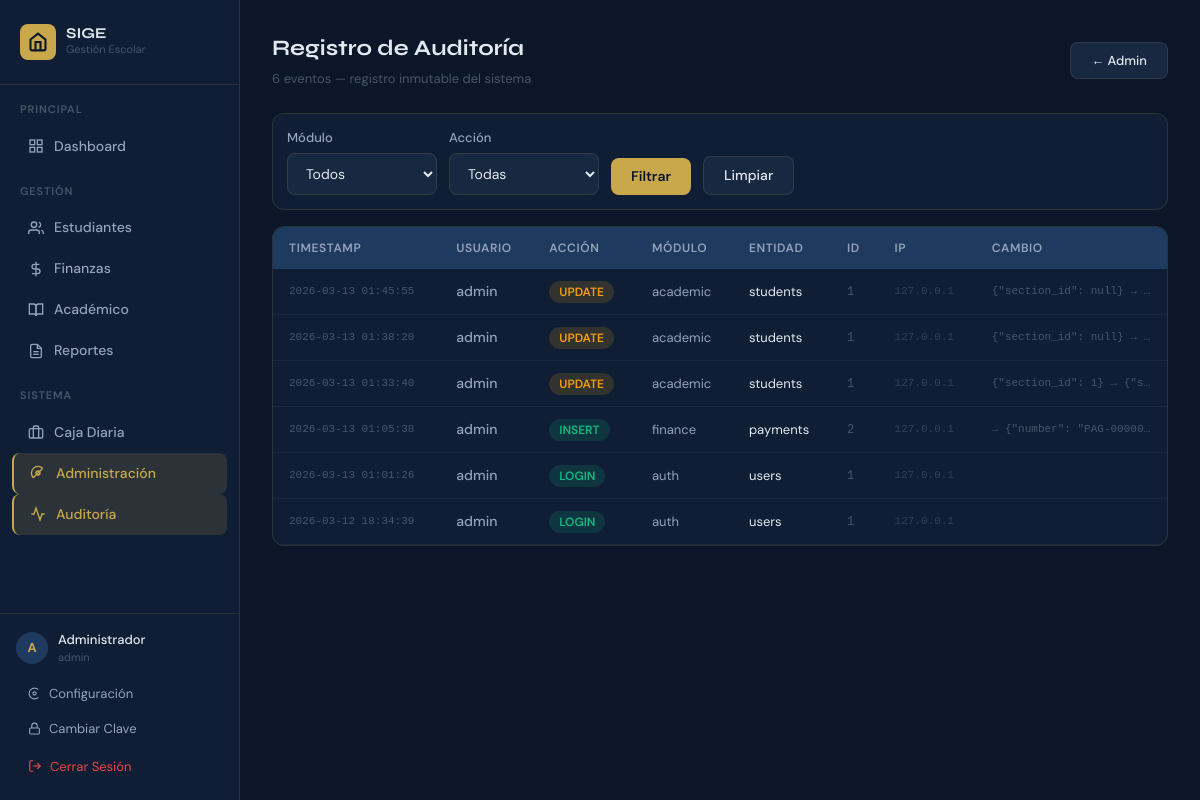
The app's page /administracion/auditoria (signed in), older data.
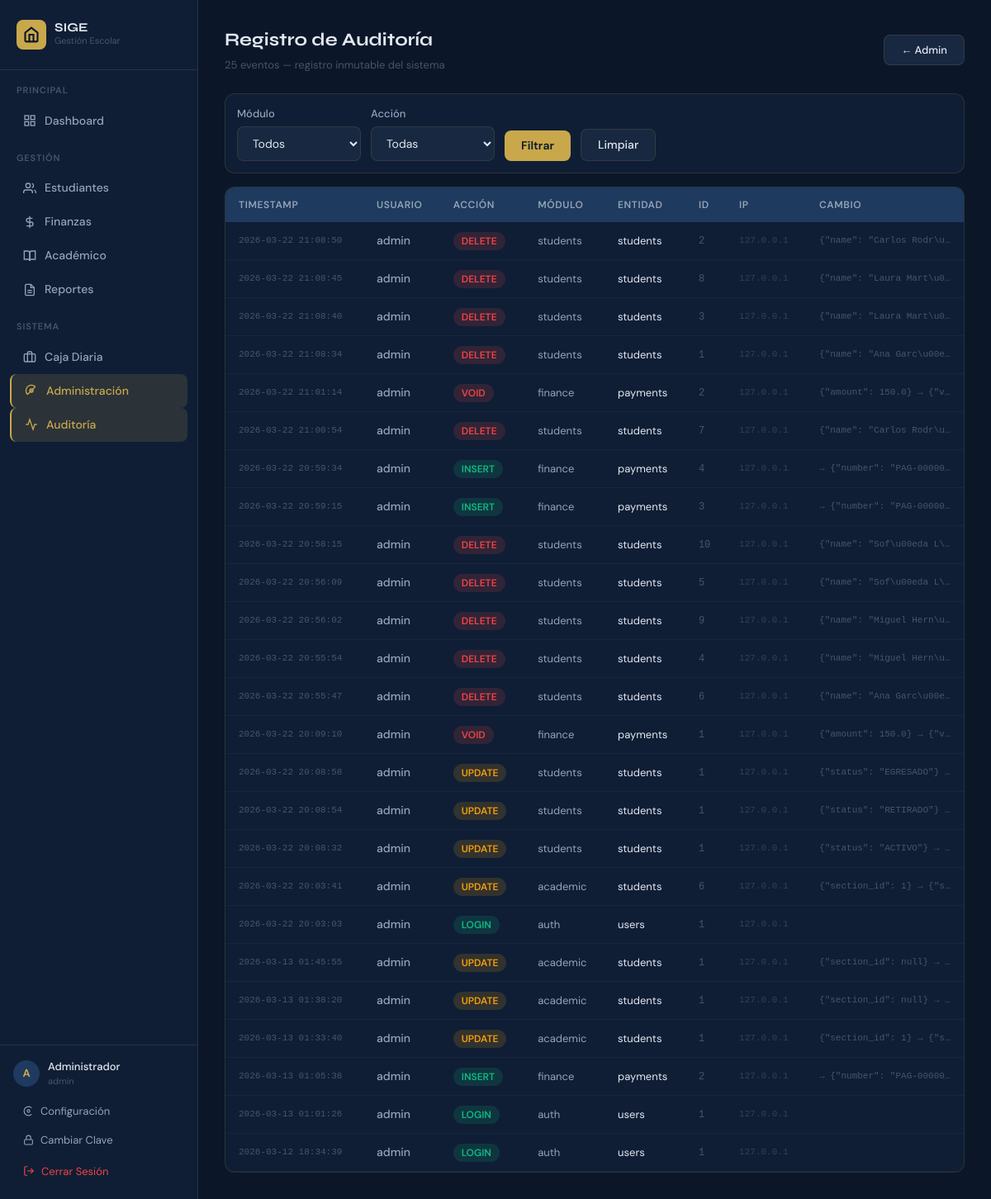
The same page, newer data.
### tables this page shows
CREATE TABLE audit_log (
            id INTEGER PRIMARY KEY AUTOINCREMENT,
            user_id INTEGER REFERENCES users(id),
            username TEXT NOT NULL,
            action TEXT NOT NULL,
            module TEXT NOT NULL,
            entity TEXT NOT NULL,
            entity_id INTEGER,
            old_value TEXT,
            new_value TEXT,
            ip_address TEXT,
            timestamp TEXT NOT NULL DEFAULT (datetime('now'))
        );

### routers/admin_router.py (the view)
@bp.route("/auditoria")
@login_required
@permission_required("admin", "view")
def audit_log():
    user = current_user()
    with db() as conn:
        total = conn.execute("SELECT COUNT(*) as n FROM audit_log").fetchone()["n"]
        logs = conn.execute("""
            SELECT al.*, u.full_name as user_fullname FROM audit_log al
            LEFT JOIN users u ON u.id=al.user_id
            ORDER BY al.timestamp DESC LIMIT 200
        """).fetchall()
    return render_template("admin/audit_log.html", user=user, logs=logs,
                           total=total, per_page=200, current_page=1)

### auth.py (called while the page is built)
def current_user():
    if "user_id" not in session:
        return None
    return {"id": session["user_id"], "username": session["username"],
            "full_name": session["full_name"], "role_id": session["role_id"]}

def get_user_permissions(role_id):
    with db() as conn:
        rows = conn.execute("""
            SELECT p.module, p.action FROM permissions p
            JOIN role_permissions rp ON rp.permission_id = p.id
            WHERE rp.role_id = ?
        """, (role_id,)).fetchall()
    return {(r["module"], r["action"]) for r in rows}

def has_permission(module, action):
    user = current_user()
    if not user:
        return False
    perms = get_user_permissions(user["role_id"])
    return (module, action) in perms

def login_required(f):
    @functools.wraps(f)
    def decorated(*args, **kwargs):
        if not current_user():
            return redirect(url_for("auth.login"))
        return f(*args, **kwargs)
    return decorated

### database.py (called while the page is built)
@contextmanager
def db():
    conn = get_connection()
    try:
        yield conn
        conn.commit()
    except Exception:
        conn.rollback()
        raise
    finally:
        conn.close()

### templates/admin/audit_log.html (shortened to what this page needs)
{% extends "base.html" %}
{% block content %}
<div style="display:flex;justify-content:space-between;align-items:center;margin-bottom:24px;">
  <div>
    <h1 class="font-display" style="font-size:22px;font-weight:700;color:#E2E8F0;margin:0;">Registro de Auditoría</h1>
    <p style="color:#475569;font-size:13px;margin:4px 0 0;">{{ total }} eventos — registro inmutable del sistema</p>
  </div>
  <a href="{{ url_for('admin.index') }}" class="btn-secondary" style="text-decoration:none;font-size:13px;">← Admin</a>
</div>
<div class="card" style="padding:14px;margin-bottom:16px;">
  <form method="GET" style="display:flex;gap:12px;align-items:flex-end;flex-wrap:wrap;">
    <div><label class="form-label">Módulo</label>
      <select name="module" class="form-input" style="width:150px;">
        <option value="">Todos</option>
      </select></div>
    <div><label class="form-label">Acción</label>
      <select name="action" class="form-input" style="width:150px;">
        <option value="">Todas</option>
      </select></div>
    <button type="submit" class="btn-primary">Filtrar</button>
    <a href="{{ url_for('admin.audit_log') }}" class="btn-secondary" style="text-decoration:none;">Limpiar</a>
  </form>
</div>
<div class="card" style="overflow:hidden;">
  <table>
    <thead>
      <tr><th>Timestamp</th><th>Usuario</th><th>Acción</th><th>Módulo</th><th>Entidad</th><th>ID</th><th>IP</th><th>Cambio</th></tr>
    </thead>
    <tbody>
      {% for log in logs %}
      <tr>
        <td style="font-family:monospace;font-size:11px;color:#475569;white-space:nowrap;">{{ log.timestamp[:19] }}</td>
        <td style="font-weight:500;color:#94A3B8;">{{ log.username }}</td>
        <td>
          {% if log.action in ('INSERT','LOGIN') %}<span class="badge badge-green">{{ log.action }}</span>
          {% elif log.action in ('DELETE','VOID') %}<span class="badge badge-red">{{ log.action }}</span>
          {% elif log.action == 'UPDATE' %}<span class="badge badge-yellow">{{ log.action }}</span>
          {% else %}<span class="badge badge-gray">{{ log.action }}</span>{% endif %}
        </td>
        <td style="color:#94A3B8;font-size:13px;">{{ log.module }}</td>
        <td style="font-size:13px;">{{ log.entity }}</td>
        <td style="font-family:monospace;color:#475569;font-size:12px;">{{ log.entity_id or '—' }}</td>
        <td style="font-family:monospace;font-size:11px;color:#334155;">{{ log.ip_address or '—' }}</td>
        <td style="max-width:180px;">
          {% if log.old_value or log.new_value %}
          <span title="{{ log.old_value }} → {{ log.new_value }}" style="font-size:11px;color:#475569;cursor:help;font-family:monospace;overflow:hidden;text-overflow:ellipsis;white-space:nowrap;display:block;">
            {% if log.old_value %}{{ log.old_value[:40] }}{% endif %}{% if log.new_value %} → {{ log.new_value[:30] }}{% endif %}
          </span>
          {% endif %}
        </td>
      </tr>
      {% else %}
      <tr><td colspan="8" style="text-align:center;padding:32px;color:#475569;">Sin registros de auditoría</td></tr>
      {% endfor %}
    </tbody>
  </table>
</div>
{% endblock %}

Row changes from the older to the newer data that the page shows:
added audit_log: timestamp "2026-03-22 21:08:50", username "admin", action "DELETE", module "students", entity "students", entity "2", ip_address "127.0.0.1", old_value "{\"name\": \"Carlos Rodr\\u…"
added audit_log: timestamp "2026-03-22 21:08:45", username "admin", action "DELETE", module "students", entity "students", entity "8", ip_address "127.0.0.1", old_value "{\"name\": \"Laura Mart\\u0…"
added audit_log: timestamp "2026-03-22 21:08:40", username "admin", action "DELETE", module "students", entity "students", entity "3", ip_address "127.0.0.1", old_value "{\"name\": \"Laura Mart\\u0…"
added audit_log: timestamp "2026-03-22 21:08:34", username "admin", action "DELETE", module "students", entity "students", entity "1", ip_address "127.0.0.1", old_value "{\"name\": \"Ana Garc\\u00e…"
added audit_log: timestamp "2026-03-22 21:01:14", username "admin", action "VOID", module "finance", entity "payments", entity "2", ip_address "127.0.0.1", old_value "{\"amount\": 150.0}", new_value "{\"v…"
added audit_log: timestamp "2026-03-22 21:00:54", username "admin", action "DELETE", module "students", entity "students", entity "7", ip_address "127.0.0.1", old_value "{\"name\": \"Carlos Rodr\\u…"
added audit_log: timestamp "2026-03-22 20:59:34", username "admin", action "INSERT", module "finance", entity "payments", entity "4", ip_address "127.0.0.1", new_value "{\"number\": \"PAG-00000…"
added audit_log: timestamp "2026-03-22 20:59:15", username "admin", action "INSERT", module "finance", entity "payments", entity "3", ip_address "127.0.0.1", new_value "{\"number\": \"PAG-00000…"
added audit_log: timestamp "2026-03-22 20:58:15", username "admin", action "DELETE", module "students", entity "students", entity "10", ip_address "127.0.0.1", old_value "{\"name\": \"Sof\\u00eda L\\…"
added audit_log: timestamp "2026-03-22 20:56:09", username "admin", action "DELETE", module "students", entity "students", entity "5", ip_address "127.0.0.1", old_value "{\"name\": \"Sof\\u00eda L\\…"
added audit_log: timestamp "2026-03-22 20:56:02", username "admin", action "DELETE", module "students", entity "students", entity "9", ip_address "127.0.0.1", old_value "{\"name\": \"Miguel Hern\\u…"
added audit_log: timestamp "2026-03-22 20:55:54", username "admin", action "DELETE", module "students", entity "students", entity "4", ip_address "127.0.0.1", old_value "{\"name\": \"Miguel Hern\\u…"
added audit_log: timestamp "2026-03-22 20:55:47", username "admin", action "DELETE", module "students", entity "students", entity "6", ip_address "127.0.0.1", old_value "{\"name\": \"Ana Garc\\u00e…"
added audit_log: timestamp "2026-03-22 20:09:10", username "admin", action "VOID", module "finance", entity "payments", entity "1", ip_address "127.0.0.1", old_value "{\"amount\": 150.0}", new_value "{\"v…"
added audit_log: timestamp "2026-03-22 20:08:58", username "admin", action "UPDATE", module "students", entity "students", entity "1", ip_address "127.0.0.1", old_value "{\"status\": \"EGRESADO\"}"
added audit_log: timestamp "2026-03-22 20:08:54", username "admin", action "UPDATE", module "students", entity "students", entity "1", ip_address "127.0.0.1", old_value "{\"status\": \"RETIRADO\"}"
added audit_log: timestamp "2026-03-22 20:08:32", username "admin", action "UPDATE", module "students", entity "students", entity "1", ip_address "127.0.0.1", old_value "{\"status\": \"ACTIVO\"}"
added audit_log: timestamp "2026-03-22 20:03:41", username "admin", action "UPDATE", module "academic", entity "students", entity "6", ip_address "127.0.0.1", old_value "{\"section_id\": 1}", new_value "{\"s…"
added audit_log: timestamp "2026-03-22 20:03:03", username "admin", action "LOGIN", module "auth", entity "users", entity "1", ip_address "127.0.0.1"
Text that changed along with them:
{{ total }}: "6" → "25"
